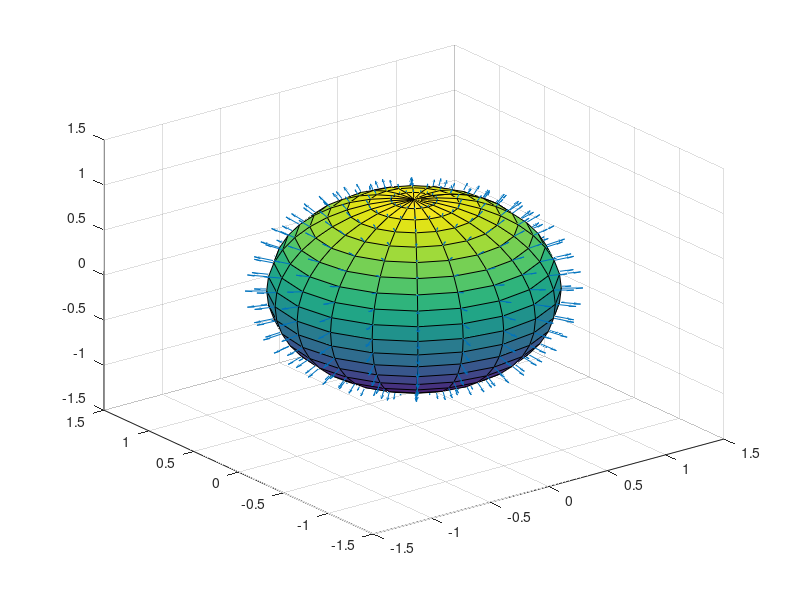

MATLAB code for this plot:
clear all

r = 1

% a sphere in equation form: x1^2+x2^2+x3^2=1
% what a mass with a cartesian coordinate system

% i0 = -1
% ie = 1
% dist = 0.1
% 
% [x1,x2,x3] = meshgrid (i0:dist:ie,i0:dist:ie,i0:dist:ie)
% C = x1.^2 + x2.^2 + x3.^2
% [F1,F2,F3]=gradient(C)
% 
% x3 = real(sqrt(r^2-x1.^2-x2.^2))
% quiver3(x1,x2,x3,F1,F2,F3)
% hold on


[s1,s2,s3]=sphere
s1 = r.*s1
s2 = r.*s2
s3 = r.*s3
surf(s1,s2,s3)
hold on
[n1,n2,n3]=surfnorm(s1,s2,s3)
quiver3 (s1,s2,s3,n1,n2,n3)